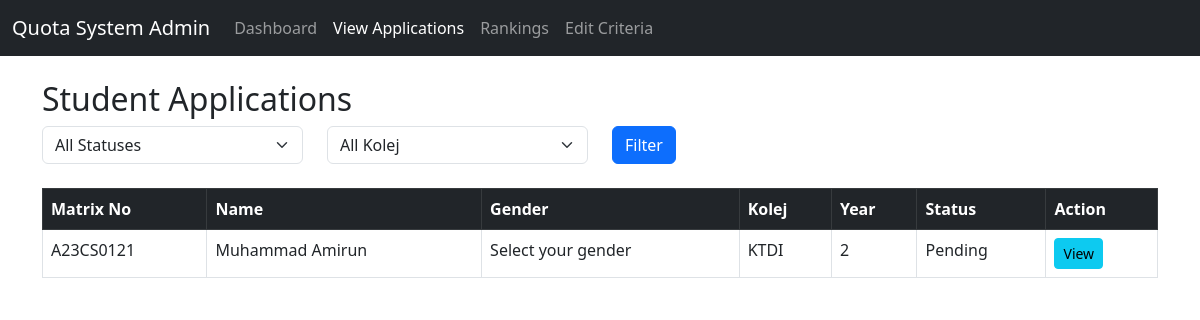
/admin/view_applications.php, run on an earlier commit of the app's database.
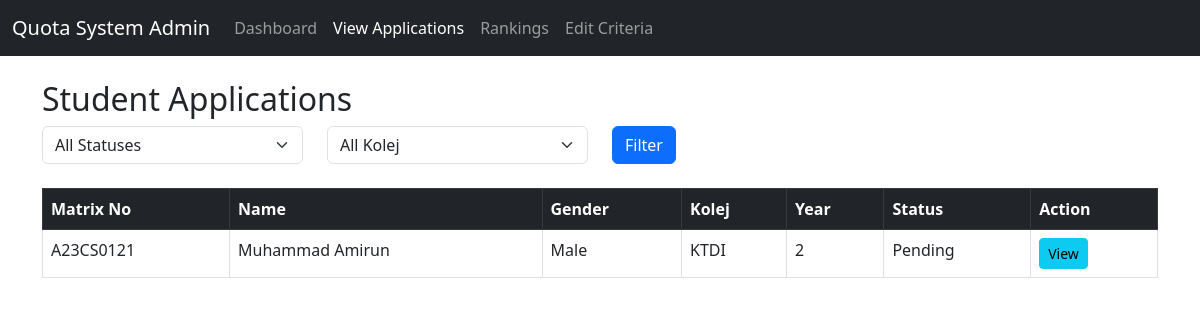
And on a later commit of the database.
### tables this page shows
CREATE TABLE `applications` (
  `id` int(11) NOT NULL,
  `student_id` int(11) NOT NULL,
  `q1` varchar(50) DEFAULT NULL,
  `q2` varchar(50) DEFAULT NULL,
  `q3` varchar(50) DEFAULT NULL,
  `q4` varchar(50) DEFAULT NULL,
  `q5` varchar(50) DEFAULT NULL,
  `q6` varchar(50) DEFAULT NULL,
  `file_path` varchar(255) DEFAULT NULL,
  `submitted_at` timestamp NOT NULL DEFAULT current_timestamp()
);

CREATE TABLE `student` (
  `student_id` int(11) NOT NULL,
  `matrix_no` varchar(20) NOT NULL,
  `year` int(4) NOT NULL,
  `college` varchar(100) NOT NULL,
  `fullname` varchar(100) NOT NULL,
  `gender` enum('Male','Female','Select your gender','') NOT NULL DEFAULT 'Select your gender',
  `email` varchar(100) NOT NULL,
  `password` varchar(255) NOT NULL,
  `status` enum('pending','approved','rejected') NOT NULL DEFAULT 'pending'
);

### admin/view_applications.php (the view, shortened to what this page needs)
<?php
require_once __DIR__ . '/../includes/db.php';
$sql = "SELECT
            applications.*,
            student.matrix_no,
            student.fullname,
            student.college,
            student.year,
            student.status,
            student.gender
        FROM applications
        INNER JOIN student
        ON applications.student_id = student.student_id";
$stmt = $mysqli->prepare($sql);
$stmt->execute();
$result = $stmt->get_result();
?>
<!DOCTYPE html>
<html lang="en">
<head>
    <link href="https://cdn.jsdelivr.net/npm/bootstrap@5.3.0/dist/css/bootstrap.min.css" rel="stylesheet">
</head>
<body>
<nav class="navbar navbar-expand-lg navbar-dark bg-dark">
  <div class="container-fluid">
    <a class="navbar-brand" href="#">Quota System Admin</a>
    <div class="collapse navbar-collapse">
      <ul class="navbar-nav me-auto mb-2 mb-lg-0">
        <li class="nav-item"><a class="nav-link" href="dashboard.php">Dashboard</a></li>
        <li class="nav-item"><a class="nav-link active" href="view_applications.php">View Applications</a></li>
        <li class="nav-item"><a class="nav-link" href="rankings.php">Rankings</a></li>
        <li class="nav-item"><a class="nav-link" href="edit_criteria.php">Edit Criteria</a></li>
      </ul>
    </div>
  </div>
</nav>
<div class="container mt-4">
    <h2>Student Applications</h2>
    <form method="GET" class="row mb-4">
        <div class="col-md-3">
            <select name="status" class="form-select">
                <option value="">All Statuses</option>
            </select>
        </div>
        <div class="col-md-3">
            <select name="kolej" class="form-select">
                <option value="">All Kolej</option>
            </select>
        </div>
        <div class="col-md-3">
            <button type="submit" class="btn btn-primary">Filter</button>
        </div>
    </form>
    <table class="table table-bordered">
        <thead class="table-dark">
            <tr>
                <th>Matrix No</th>
                <th>Name</th>
                <th>Gender</th>
                <th>Kolej</th>
                <th>Year</th>
                <th>Status</th>
                <th>Action</th>
            </tr>
        </thead>
        <tbody>
            <?php if ($result->num_rows > 0): while ($row = $result->fetch_assoc()): ?>
                <tr>
                    <td><?= htmlspecialchars($row['matrix_no']) ?></td>
                    <td><?= htmlspecialchars($row['fullname']) ?></td>
                    <td><?= htmlspecialchars($row['gender']) ?></td>
                    <td><?= htmlspecialchars($row['college']) ?></td>
                    <td><?= htmlspecialchars($row['year']) ?></td>
                    <td><?= htmlspecialchars(ucfirst($row['status'])) ?></td>
                    <td><a href="application_detail.php?id=<?= $row['id'] ?>" class="btn btn-sm btn-info">View</a></td>
                </tr>
            <?php endwhile; else: ?>
                <tr><td colspan="6">No applications found.</td></tr>
            <?php endif; ?>
        </tbody>
    </table>
</div>
</body>
</html>

What changed in the data, as far as the page shows it:
changed through a linked row, applications "A23CS0121": student.gender "Select your gender" → "Male"
